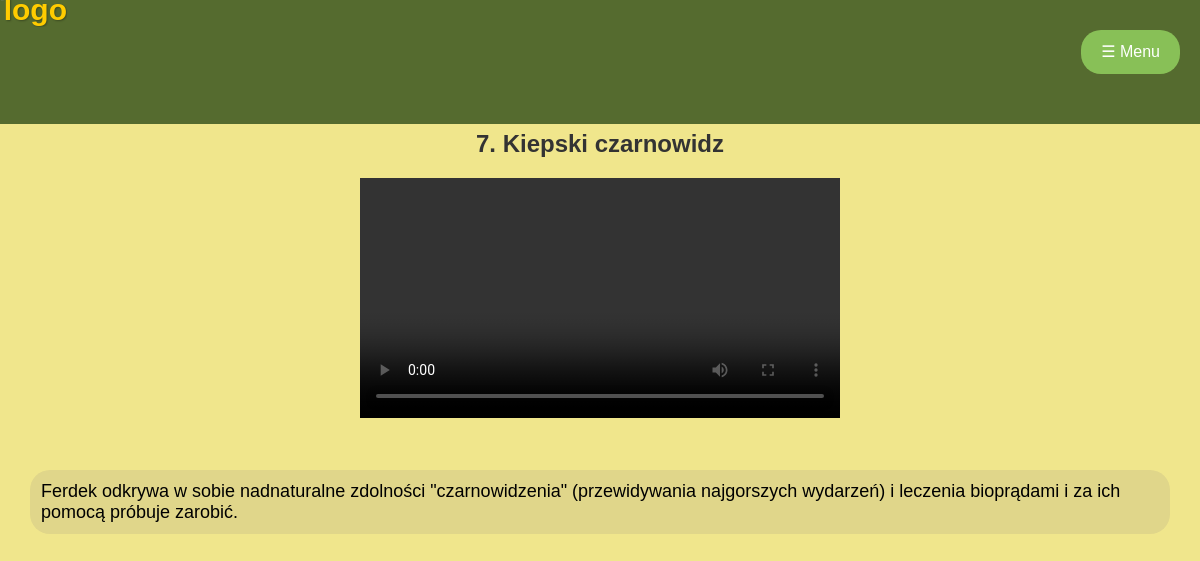
Page /player/video/1742/ on the committed database.
### player/models.py (models this page shows, shortened)
class Video(models.Model):
    title = models.CharField(max_length=255)
    video_url = models.URLField()
    description = models.TextField(max_length=255)

### player/views.py (the view)
# urls.py: path('video/<int:pk>/', DetailPlayerView.as_view(), name='video_detail'),
class DetailPlayerView(DetailView):
    model = Video
    template_name = 'player/episode_detail.html'
    context_object_name = 'video'
    def get_object(self, queryset=None):
        return get_object_or_404(Video, pk=self.kwargs['pk'])

### player/views.py (called while the page is built)
def get_available_episodes(request):
    episodes = list(Video.objects.values_list('pk', flat=True))
    return {'available_episodes': episodes}

### player/templates/player/episode_detail.html (shortened to what this page needs)
{% extends 'base.html' %}
{% load static %}
{% block content %}
    <h2 class="episode-title">{{ video.title }}</h2>
        <div class="video-container">
            <video width="1280" height="720" controls>
                <source src="{{ video.video_url }}" type="video/mp4">
            </video>
        </div>
        <div class="description-container">
            <p class="episode-description">{{ video.description }}</p>
        </div>
{% endblock %}

### static/djangoPlayer/styles.css (style rules this page uses)
body { margin: 0; padding: 0; background-color: #F0E68C; }
.video-container { position: relative; width: 40%; margin: auto; }
.video-container video { width: 100%; height: auto; }
.description-container { text-align: center; margin-top: 20px; box-sizing: border-box; padding: 10px; }
.episode-title { font-family: 'Arial', sans-serif; font-size: 24px; margin-top: 30px; font-weight: bold; color: #333; text-align: center; position: relative; }
.episode-description { font-family: 'Arial', sans-serif; font-size: 18px; text-align: left; border: 1px solid #CCCCCC00; border-radius: 20px; background-color: #E0D68A; margin-left: 20px; margin-right: 20px; padding: 10px; overflow: hidden; }

### rows in the picture
Video: title "7. Kiepski czarnowidz", description "Ferdek odkrywa w sobie nadnaturalne zdolności \"czarnowidzenia\" (przewidywania najgorszych wydarzeń) i leczenia bioprądami i za ich pomocą próbuje zarobić."
